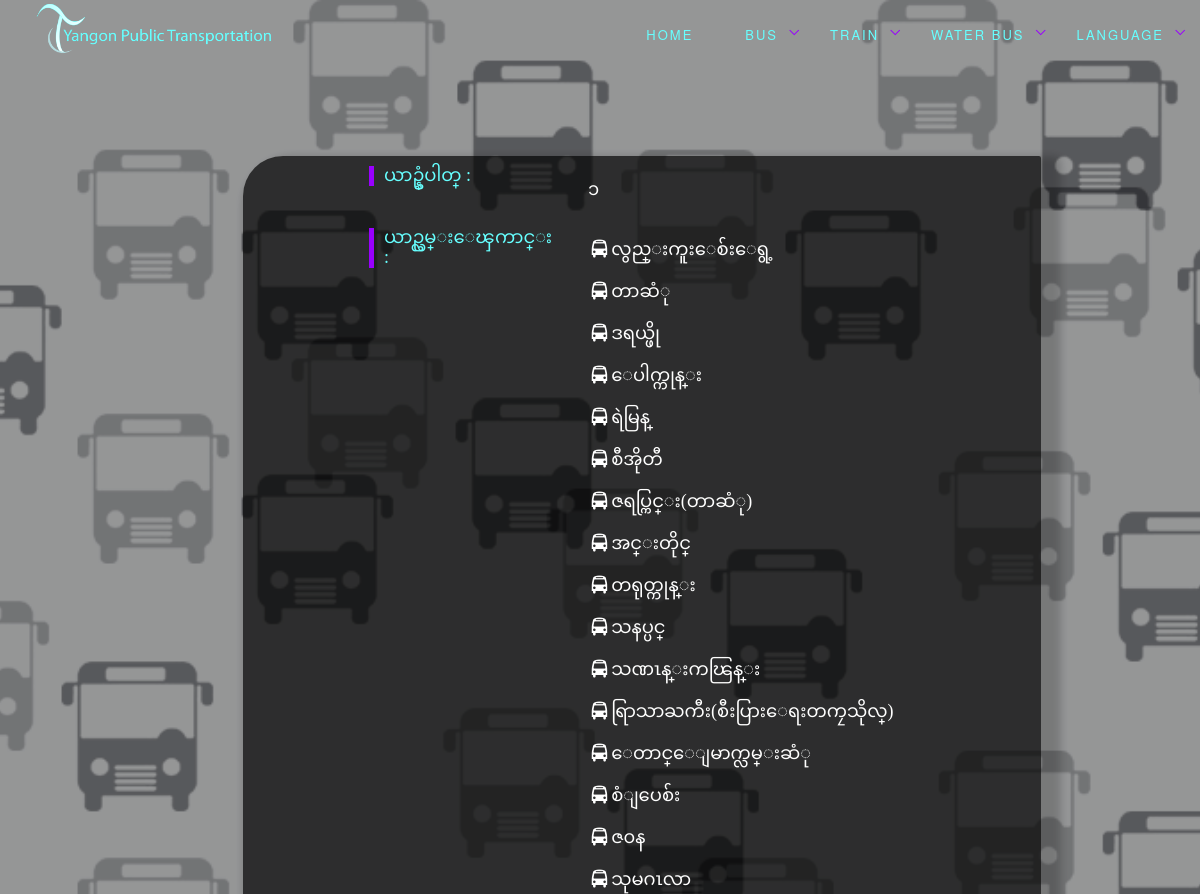
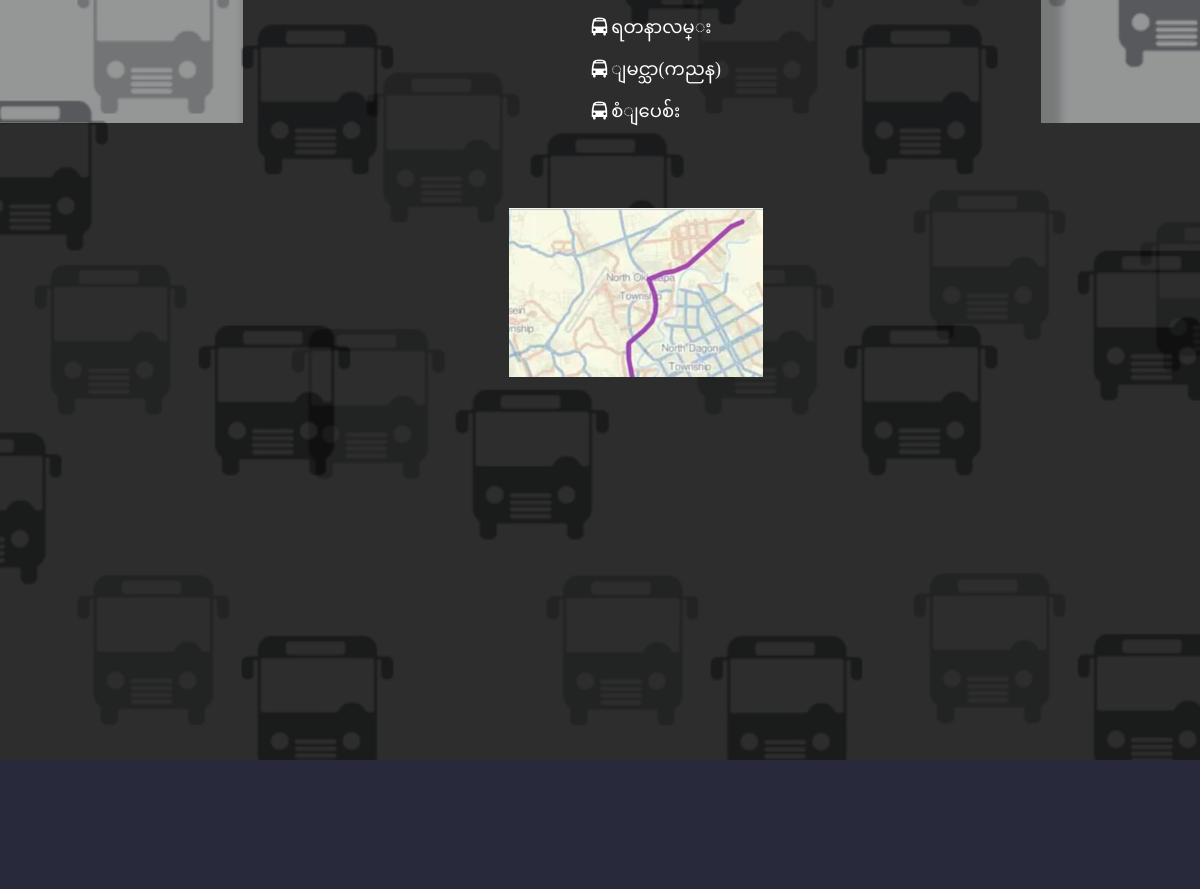
The page /pages/busdetailmyanmar.php?busid=1 on the database its author committed (2 pictures, top to bottom).
### tables this page shows
CREATE TABLE `busmyanmar` (
  `busid` int(50) NOT NULL,
  `busno` varchar(50) NOT NULL,
  `busroute` varchar(1000) DEFAULT NULL,
  `busrouteEng` varchar(2000) NOT NULL,
  `buslocationimg` varchar(100) DEFAULT NULL,
  `buscolor` enum('north','east','south','west','in','out') NOT NULL
);

### pages/getquery.php (called while the page is built, shortened)
<?php
require_once "DataObject.class.php";
class Bus extends DataObject {
  public static function getBusNumber($busid) {
    $conn = parent::connect();
    $sql = "SELECT * FROM " . TBL_bus_myanmar . " WHERE busid = :busid";
    try {
      $conn->query("set character_set_results='utf8'");
      $st = $conn->prepare( $sql );
      $st->bindValue( ":busid", $busid, PDO::PARAM_INT );
      $st->execute();
      $row = $st->fetch();
      if ( $row ) return new Bus( $row );
    } catch ( PDOException $e ) {
      parent::disconnect( $conn );
      die( "Query failed: " . $e->getMessage() );
    }
  }
  }
?>

### pages/busdetailmyanmar.php (the view, shortened to what this page needs)
<?php
require_once( "getquery.php" );
require_once ("DataObject.class.php");
$busid = isset( $_GET["busid"] ) ? (int)$_GET["busid"] : 0;
if ( !$busno = Bus::getBusNumber( $busid ) ) {
  DataObject::displayPageError();
  exit;
}
require_once('menumyanmar.php');
 ?>
 <section class="busdetail">
    <div class="mainfirst6">
      <div style="margin-top: 8%;">
        <div class="container" style="margin-top: 5%;float: left;">
          <div class="detailbox"  style="margin-left: 20%;">
              <div class="row" >
                <div  class="col-sm-5">
                  <h4 class="headingtext margin-left-30 myanfont">ယာဥ္နံပါတ္ : </h4>
                </div>
                <div  class="col-sm-4">
                  <h4 style="line-height: 2.333em"><?php echo $busno->getValueEncoded( "busno" ) ?></h4>
                </div>
              </div>
              <div class="row">
                <div class="col-sm-5">
                  <h4 class="headingtext margin-left-30 myanfont">ယာဥ္လမ္းေၾကာင္း : </b></h4>
                </div>
                <div class="col-sm-5">
                  <h4 class="text myanfont">
                  <?php
    	               $length=$busno->getValueEncoded( "busroute" );
                      $array=explode("-", $length);
                    for ($i=0; $i < count($array); $i++) {
    	               echo  "<i class='fa fa-fw fa-bus'></i>".$array[$i]."<br>";
                   } ?>
                   </h4>
                </div>
              </div>
        <?php if($busno->getValueEncoded( 'buslocationimg' ) !=Null){?>
              <div class="row text-center" ><img src="<?php echo $busno->getValueEncoded( 'buslocationimg' ) ?> " style="margin: 8%; width:70%; height:50%;"/ >
              </div>
        <?php }
        ?>
        </div>
      </div>
    </div>
  </div>
</section>
<?php echo DataObject::footer(); ?>

### css/style.css (style rules this page uses)
.myanfont { font-family: 'Zawgyi-One' !important; }

### css/main.css (style rules this page uses)
.mainfirst6 { background: rgba(0, 0, 0, 0.4); z-index: 1; }
.busdetail { background:url(../image/bgbusicon.png); }
.traindetail,.waterbusdetail,.busdetail,.mainfirst6 { position:relative; width: 100%; overflow: hidden; min-height: 100% !important; -webkit-background-size: cover; -moz-background-size: cover; -o-background-size: cover; background-size: cover; background-attachment: fixed; background-position: center; background-repeat: no-repeat; }
body { background: rgba(0, 0, 0, 0.3); color: #fff; }
body { margin:0; padding: 0; background: #545557; transition: 0.5s; }
.text { line-height: 2.333em;color: #fff;font-style: none; }
.headingtext { border-left: 5px solid #90f;color: #6ff;padding-left: 10px; }
.margin-left-30 { margin-left: 40%; }
.detailbox { background: rgba(0, 0, 0, 0.7);margin-left: 15%;margin-bottom: 5%; border-radius: 40px 2px; box-shadow:10px 10px 8px 10px rgba(0,0,0,0.2);max-width: 70%;position: relative; }

### rows shown on the page
busmyanmar: busno "၁", busroute "လွည္းကူးေစ်းေရွ့", busroute "တာဆံု", busroute "ဒရယ္ဖို", busroute "ေပါက္ကုန္း", busroute "ရဲမြန္", busroute "စီအိုတီ", busroute "ဇရပ္ကြင္း(တာဆံု)", busroute "အင္းတိုင္", busroute "တရုတ္ကုန္း", busroute "သနပ္ပင္", busroute "သဏၤန္းကၽြန္း", busroute "ရြာသာႀကီး(စီးပြားေရးတကၠသိုလ္)", busroute "ေတာင္ေျမာက္လမ္းဆံု", busroute "စံျပေစ်း", busroute "ဇ၀န", busroute "သုမဂၤလာ", busroute "ရတနာလမ္း", busroute "ျမင္သာ(ကညန)", buslocationimg (picture)
